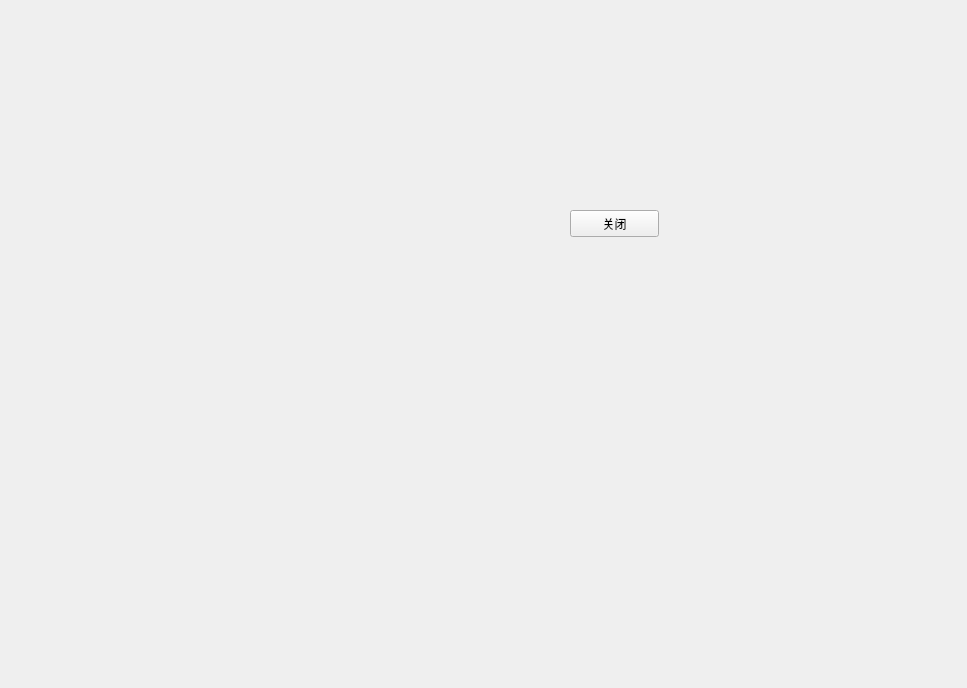
<?xml version="1.0" encoding="UTF-8"?>
<ui version="4.0">
 <class>ImglinkForm</class>
 <widget class="QWidget" name="ImglinkForm">
  <property name="geometry">
   <rect>
    <x>0</x>
    <y>0</y>
    <width>967</width>
    <height>688</height>
   </rect>
  </property>
  <property name="windowTitle">
   <string>Form</string>
  </property>
  <widget class="QPushButton" name="pushButton">
   <property name="geometry">
    <rect>
     <x>570</x>
     <y>210</y>
     <width>89</width>
     <height>27</height>
    </rect>
   </property>
   <property name="text">
    <string>关闭</string>
   </property>
  </widget>
 </widget>
 <resources/>
 <connections>
  <connection>
   <sender>pushButton</sender>
   <signal>clicked()</signal>
   <receiver>ImglinkForm</receiver>
   <slot>close()</slot>
   <hints>
    <hint type="sourcelabel">
     <x>207</x>
     <y>231</y>
    </hint>
    <hint type="destinationlabel">
     <x>205</x>
     <y>166</y>
    </hint>
   </hints>
  </connection>
 </connections>
</ui>
